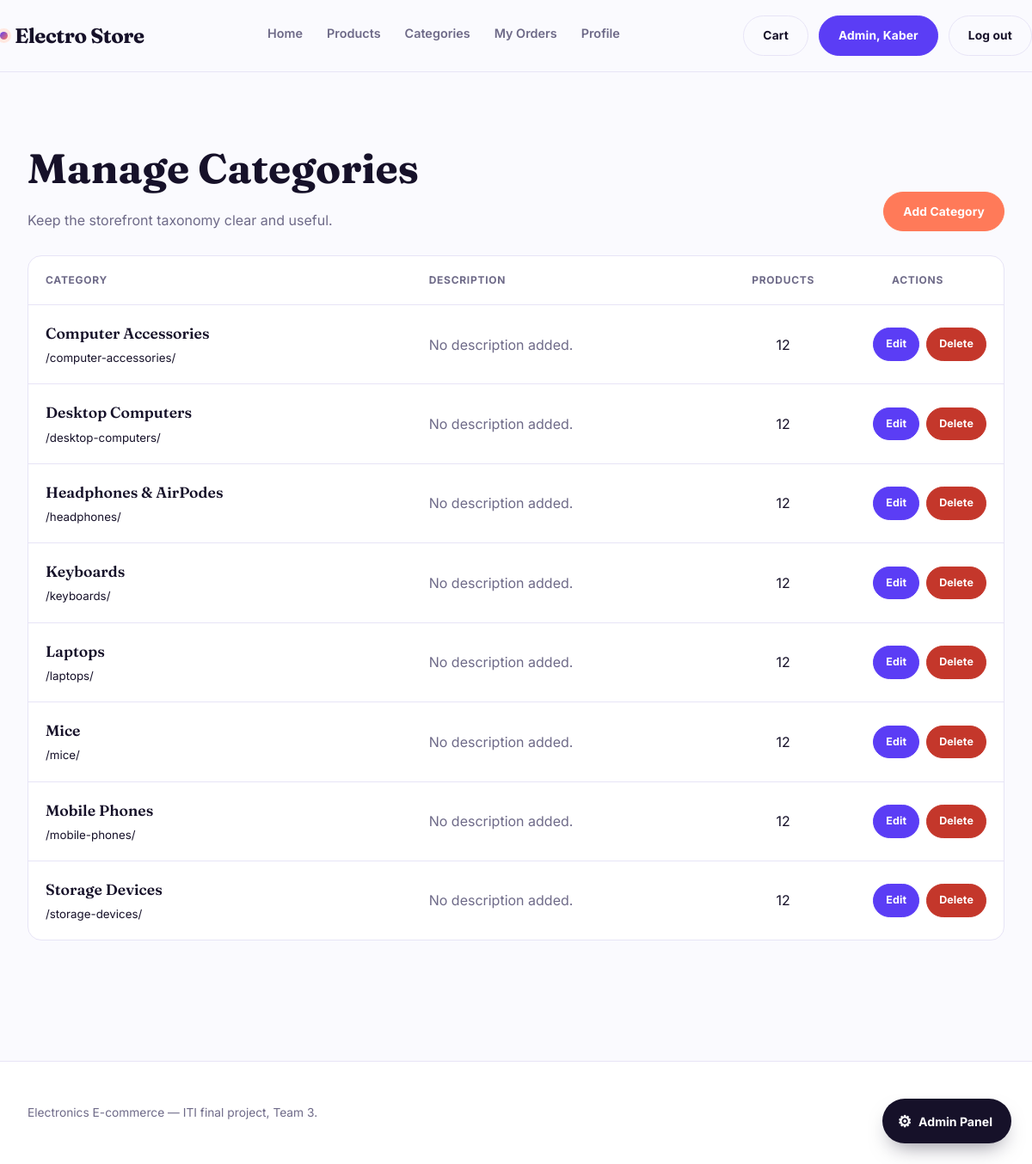
The page /catalog/manage/categories/ (signed in) on the database as committed earlier.
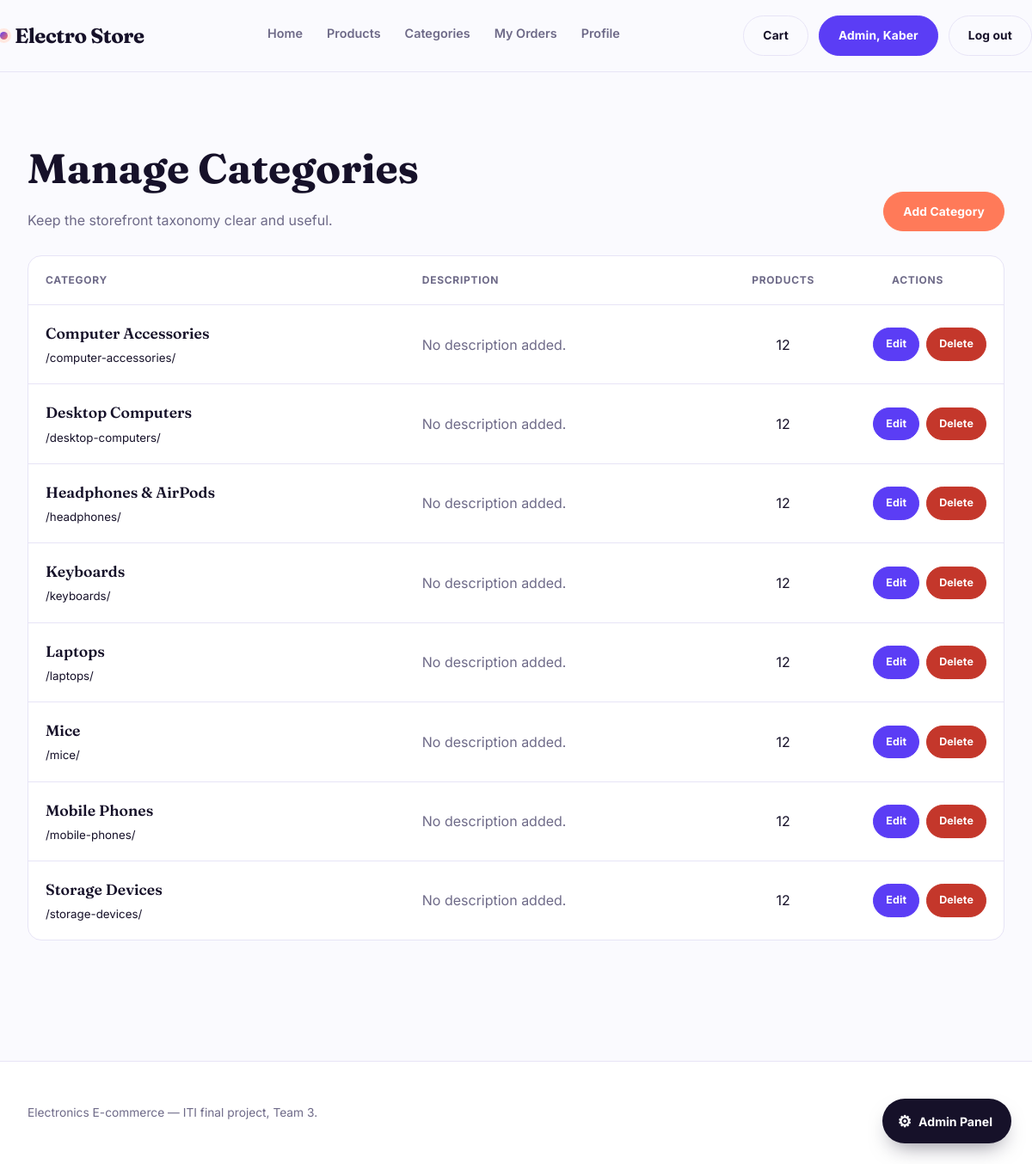
The same page on the database as committed later.
### catalog/models.py (models this page shows, shortened)
class Category(models.Model):
    name = models.CharField(max_length=100, unique=True)
    slug = models.SlugField(max_length=120, unique=True, blank=True)
    description = models.TextField(blank=True)
    created_at = models.DateTimeField(auto_now_add=True)
    updated_at = models.DateTimeField(auto_now=True)
    class Meta:
        ordering = ['name']
        verbose_name_plural = 'Categories'

### catalog/views.py (the view)
# urls.py: path('catalog/manage/categories/', views.admin_category_list, name='admin_category_list'),
@staff_member_required
def admin_category_list(request):
    categories = Category.objects.annotate(product_count=Count('products'))
    return render(request, 'catalog/admin/category_manage_list.html', {
        'categories': categories,
    })

### templates/catalog/admin/category_manage_list.html (shortened to what this page needs)
{% extends 'base.html' %}
{% block content %}
<section class="admin-page">
  <div class="wrap">
    <div class="admin-heading">
      <div>
        <h1>Manage Categories</h1>
        <p>Keep the storefront taxonomy clear and useful.</p>
      </div>
      <a class="btn btn-accent" href="{% url 'catalog:admin_category_add' %}"><span>Add Category</span></a>
    </div>
    {% if categories %}
      <div class="admin-table">
        <table>
          <thead>
            <tr>
              <th scope="col">Category</th>
              <th scope="col">Description</th>
              <th scope="col" class="products-col">Products</th>
               <th scope="col" class="actions-col" style="text-align: center;">Actions</th>
            </tr>
          </thead>
          <tbody>
            {% for category in categories %}
              <tr>
                <td><div class="category-name">{{ category.name }}</div><small class="text-muted">/{{ category.slug }}/</small></td>
                <td class="category-description">{{ category.description|default:'No description added.'|truncatechars:100 }}</td>
                <td class="products-col">{{ category.product_count }}</td>
                 <td class="actions-col">
                  <div class="admin-actions">
                    <a class="btn btn-edit" href="{% url 'catalog:admin_category_edit' category.pk %}"><span>Edit</span></a>
                    <a class="btn btn-delete" href="{% url 'catalog:admin_category_delete' category.pk %}"><span>Delete</span></a>
                  </div>
                </td>
              </tr>
            {% endfor %}
          </tbody>
        </table>
      </div>
    {% else %}
      <div class="empty">
        <h3>No categories yet</h3>
        <p>Create the first category for the storefront.</p>
        <a class="btn" href="{% url 'catalog:admin_category_add' %}"><span>Add Category</span></a>
      </div>
    {% endif %}
  </div>
</section>
{% endblock %}

Rows that differ between the two databases and show on the page:
changed Category "headphones": name "Headphones & AirPodes" → "Headphones & AirPods"
